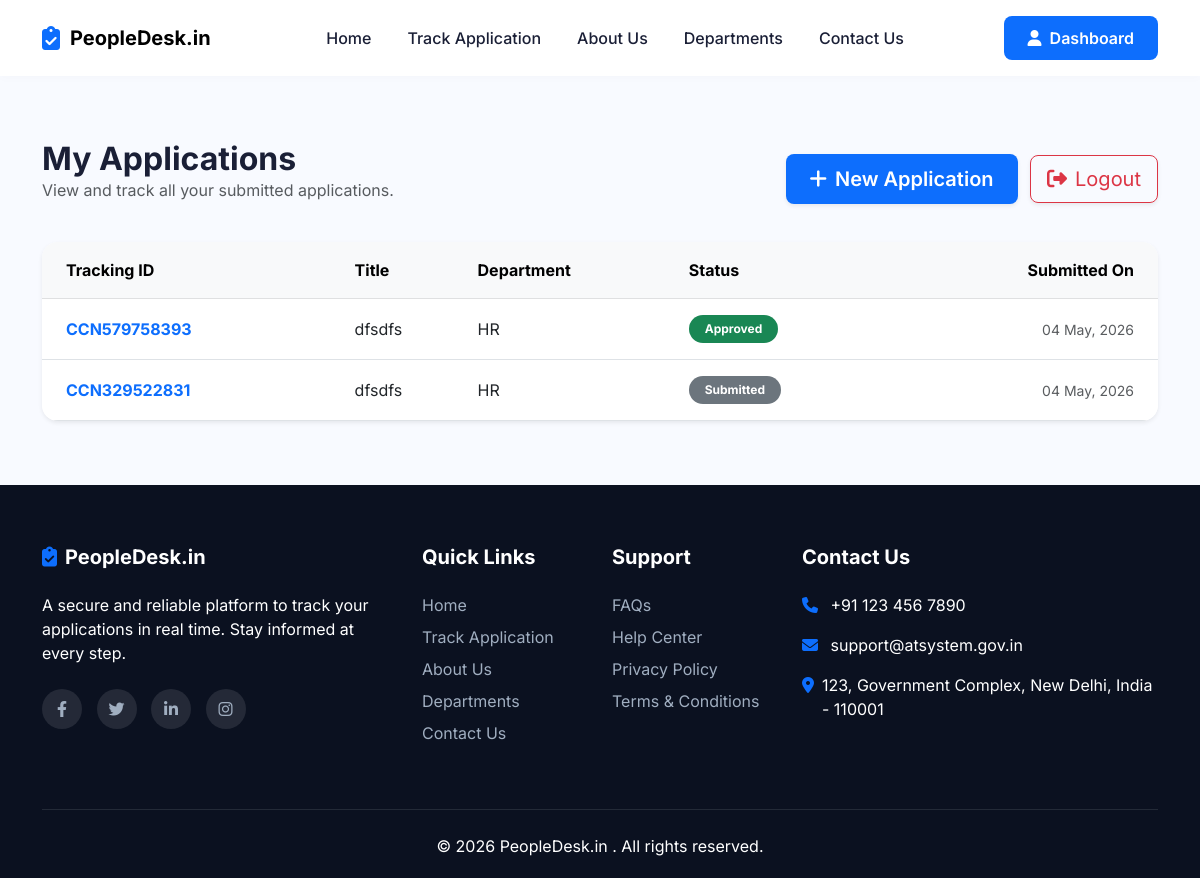
Page /user/dashboard (signed in) on the committed database.
### models.py (models this page shows)
class Consignment(db.Model):
    __tablename__ = 'consignments'
    id = db.Column(db.Integer, primary_key=True)
    tracking_id = db.Column(db.String(50), unique=True, nullable=False)
    title = db.Column(db.String(200), nullable=False)
    description = db.Column(db.Text, nullable=False)
    status = db.Column(db.String(50), nullable=False, default='Submitted') # Submitted, Pending, Under Review, Approved, Completed, Closed
    user_id = db.Column(db.Integer, db.ForeignKey('users.id'), nullable=True)
    assigned_admin_id = db.Column(db.Integer, db.ForeignKey('users.id'), nullable=True)
    department_id = db.Column(db.Integer, db.ForeignKey('departments.id'), nullable=True)
    created_at = db.Column(db.DateTime, default=datetime.utcnow)
    updated_at = db.Column(db.DateTime, default=datetime.utcnow, onupdate=datetime.utcnow)
    submitter = db.relationship('User', foreign_keys=[user_id], backref='submitted_consignments')
    admin = db.relationship('User', foreign_keys=[assigned_admin_id], backref='assigned_consignments')
    department = db.relationship('Department', backref='consignments')

class Department(db.Model):
    __tablename__ = 'departments'
    id = db.Column(db.Integer, primary_key=True)
    name = db.Column(db.String(100), unique=True, nullable=False)

### app.py (the view)
@app.route('/user/dashboard')
@login_required
def user_dashboard():
    if current_user.role != 'user':
        return redirect(url_for('index'))
    consignments = Consignment.query.filter_by(user_id=current_user.id).all()
    return render_template('user/dashboard.html', consignments=consignments)

### app.py (called while the page is built)
@login_manager.user_loader
def load_user(user_id):
    return User.query.get(int(user_id))

### templates/user/dashboard.html (shortened to what this page needs)
{% extends "base.html" %}
{% block content %}
<div class="container py-5 my-3">
    <div class="row mb-4 align-items-center">
        <div class="col-md-6">
            <h2 class="fw-bold mb-0">My Applications</h2>
            <p class="text-muted">View and track all your submitted applications.</p>
        </div>
        <div class="col-md-6 text-md-end mt-3 mt-md-0">
            <a href="{{ url_for('submit_issue') }}" class="btn btn-primary btn-lg shadow-sm">
                <i class="fa-solid fa-plus me-2"></i>New Application
            </a>
            <a href="{{ url_for('logout') }}" class="btn btn-outline-danger btn-lg shadow-sm ms-2">
                <i class="fa-solid fa-right-from-bracket me-2"></i>Logout
            </a>
        </div>
    </div>
    <div class="card border-0 shadow-sm rounded-4 overflow-hidden">
        <div class="card-body p-0">
            <div class="table-responsive">
                <table class="table table-hover mb-0 align-middle">
                    <thead class="table-light text-muted">
                        <tr>
                            <th class="ps-4 py-3">Tracking ID</th>
                            <th class="py-3">Title</th>
                            <th class="py-3">Department</th>
                            <th class="py-3">Status</th>
                            <th class="pe-4 py-3 text-end">Submitted On</th>
                        </tr>
                    </thead>
                    <tbody>
                        {% if consignments %}
                        {% for con in consignments %}
                        <tr>
                            <td class="ps-4 py-3 fw-bold text-primary">{{ con.tracking_id }}</td>
                            <td class="py-3">{{ con.title }}</td>
                            <td class="py-3">
                                {% if con.department %}
                                {{ con.department.name }}
                                {% else %}
                                <span class="text-muted">Not Specified</span>
                                {% endif %}
                            </td>
                            <td class="py-3">
                                {% if con.status == 'Submitted' %}
                                <span class="badge bg-secondary rounded-pill px-3 py-2">{{ con.status }}</span>
                                {% elif con.status == 'Pending' %}
                                <span class="badge bg-warning text-dark rounded-pill px-3 py-2">{{ con.status }}</span>
                                {% elif con.status == 'Under Review' %}
                                <span class="badge bg-info text-dark rounded-pill px-3 py-2">{{ con.status }}</span>
                                {% elif con.status == 'Approved' %}
                                <span class="badge bg-success rounded-pill px-3 py-2">{{ con.status }}</span>
                                {% elif con.status == 'Completed' %}
                                <span class="badge bg-primary rounded-pill px-3 py-2">{{ con.status }}</span>
                                {% elif con.status == 'Closed' %}
                                <span class="badge bg-dark rounded-pill px-3 py-2">{{ con.status }}</span>
                                {% else %}
                                <span class="badge bg-secondary rounded-pill px-3 py-2">{{ con.status }}</span>
                                {% endif %}
                            </td>
                            <td class="pe-4 py-3 text-end text-muted small">
                                {{ con.created_at.strftime('%d %b, %Y') if con.created_at else 'N/A' }}
                            </td>
                        </tr>
                        {% endfor %}
                        {% endif %}
                    </tbody>
                </table>
            </div>
        </div>
    </div>
</div>
{% endblock %}

### static/css/style.css (style rules this page uses)
:root { --primary-color: #0d6efd; --secondary-color: #6c757d; --bg-light: #f8faff; --text-dark: #1a1f36; --text-muted: #697386; --card-shadow: 0 10px 30px rgba(0,0,0,0.05); --transition: all 0.3s ease; }
body { font-family: 'Inter', sans-serif; color: var(--text-dark); background-color: var(--bg-light); }
h1, h2, h3, h4, h5, h6 { font-weight: 700; color: var(--text-dark); }
.btn-primary { background-color: var(--primary-color); border: none; border-radius: 8px; padding: 10px 24px; font-weight: 600; transition: var(--transition); }

### rows in the picture
Consignment: tracking_id "CCN579758393", title "dfsdfs", department.name "HR", status "Approved", created_at "04 May, 2026"
Consignment: tracking_id "CCN329522831", title "dfsdfs", department.name "HR", status "Submitted", created_at "04 May, 2026"
